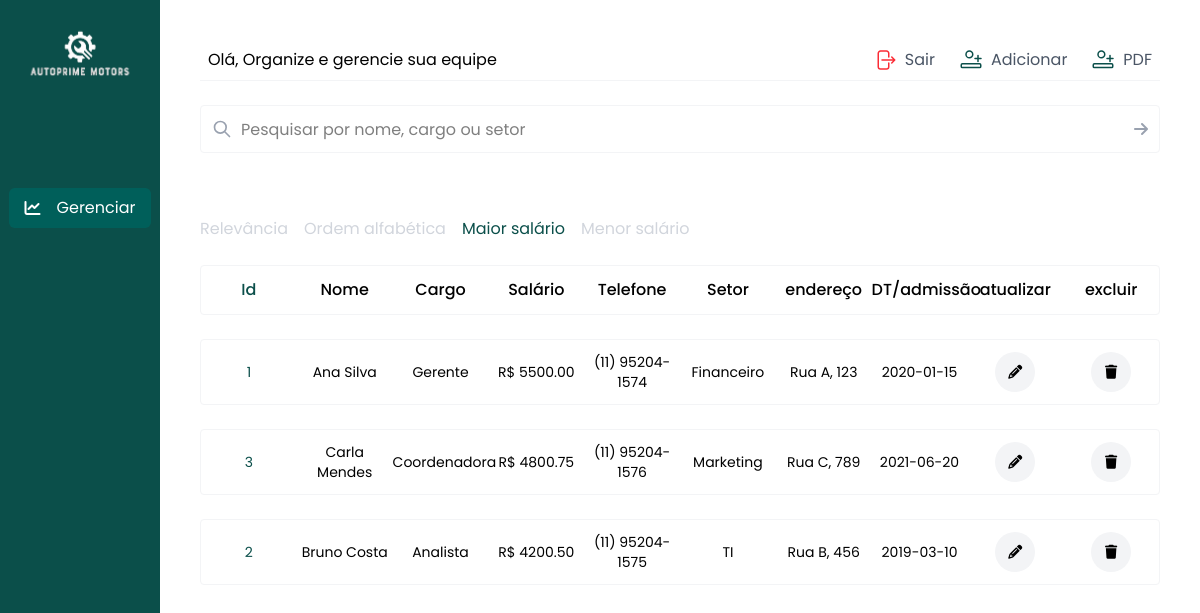
Page /resources/view/dashboard.php?order=high_salary (signed in) on the committed database.
### tables this page shows
CREATE TABLE IF NOT EXISTS  tb_employee(
    id INT AUTO_INCREMENT PRIMARY KEY,
    name VARCHAR(100) NOT NULL,
    cpf VARCHAR(14) NOT NULL,
    position VARCHAR(50) NOT NULL,
    sector VARCHAR(50) NOT NULL,
    admission_date DATE NOT NULL,
    wage DECIMAL(10,2) NOT NULL,
    address TEXT NOT NULL,
    telephone VARCHAR(15) NOT NULL,
    email VARCHAR(100) NOT NULL,
    photo VARCHAR(255) 
);

### app/controller/EmployeeController.php (called while the page is built, shortened)
<?php
require_once __DIR__ . '/../../database.php';
require_once __DIR__ . '/../model/Employee.php';
class EmployeeController
{
    private $conn;
    public function __construct($conn)
    {
        $this->conn = $conn;
    }
    public function allEmployees()
    {
        $employee = new Employee($this->conn);
        return $employee->allEmployees();
    }
}

### app/model/Employee.php (called while the page is built, shortened)
<?php
class Employee
{
    private $conn;
    public function __construct(
        $conn,
        $name = null,
        $cpf = null,
        $position = null,
        $sector = null,
        $admission_date = null,
        $wage = null,
        $address = null,
        $telephone = null,
        $email = null,
        $photo = null,
    ) {
        $this->conn = $conn;
    }
    public function allEmployees()
    {
        $stmt = $this->conn->prepare('SELECT * FROM tb_employee');
        $stmt->execute();
        return $stmt->fetchAll(\PDO::FETCH_ASSOC);
    }
}

### resources/view/dashboard.php (the view, shortened to what this page needs)
<?php
require '../../app/controller/EmployeeController.php';
$employeeController = new EmployeeController($conn);
$employees = $employeeController->allEmployees();
$orderArray = [
    ["id" => "relevance", "label" => "Relevância"],
    ["id" => "alphabetical", "label" => "Ordem alfabética"],
    ["id" => "high_salary", "label" => "Maior salário"],
    ["id" => "low_salary", "label" => "Menor salário"],
];
$currentOrder = isset($_GET['order']) ? $_GET['order'] : 'relevance';
switch ($currentOrder) {
    case 'high_salary':
        usort($employees, fn($a, $b) => $b['wage'] - $a['wage']);
        break;
}
$registros_por_pagina = 6;
$pagina = isset($_GET['pagina']) ? (int)$_GET['pagina'] : 1;
$pagina_atual = array_slice($employees, ($pagina - 1) * $registros_por_pagina, $registros_por_pagina);
?>
<!DOCTYPE html>
<html lang="pt-br">
<?php include '../../src/layout/layout.php'; ?>
<body style="font-family: 'Poppins', sans-serif;">
    <main class="flex  min-h-screen">
        <nav class="bg-teal-900 min-h-screen w-[15%] flex  flex-col items-center gap-10 justify-between">
            <section class="flex flex-col gap-4 ">
                <img src="../../public/images/dashboard/motors.png" alt="prime">
                <p class="box-border size 80  p-2 w-40 text-2xl"></p>
                <div class="flex flex-col gap-8 text-white text-base items-center">
                    <button class="flex items-center gap-4 cursor-pointer">
                    <button class="flex items-center gap-4 cursor-pointer bg-teal-800 px-4 py-2 rounded-md">
                        <i class="fa-solid fa-chart-line"></i>
                        <a>Gerenciar</a>
                    </button>
                </div>
            </section>
        </nav>
        <section class="flex-col flex gap-10 p-10 w-full  items-center relative">
            <div class="flex flex-col gap-6 items-center w-full max-w-[1500px]">
                <div class="flex justify-between w-full border-b border-[#F3F4F6] p-2 items-center">
                    <h1 class="text-base">Olá, Organize e gerencie sua equipe</h1>
                    <section class="flex gap-6 items-center">
                        <div class="flex gap-2 items-center">
                            <a href="../../app/controller/auth/LogoutController.php" class="flex items-center gap-2 text-gray-600 hover:text-teal-900">
                                Sair
                            </a>
                        </div>
                        <div class="flex gap-2 items-center">
                            <button type="button" id="openModal" class="flex items-center gap-2 text-gray-600 hover:text-teal-900  cursor-pointer  ">
                                Adicionar
                            </button>
                        </div>
                        <div class="flex gap-2 items-center">
                            <a href="../../app/controller/ReportController.php" type="button" class="flex items-center gap-2 text-gray-600 hover:text-teal-900  cursor-pointer  ">
                                PDF
                            </a>
                        </div>
                    </section>
                </div>
                <form
                    method="GET"
                    class="relative w-full ">
                    <div class="absolute inset-y-0 left-0 pl-3 flex items-center pointer-events-none ">
                        <svg xmlns="http://www.w3.org/2000/svg" class="h-5 w-5 text-gray-400" fill="none" viewBox="0 0 24 24" stroke="currentColor" stroke-width="2">
                            <path stroke-linecap="round" stroke-linejoin="round" d="M21 21l-6-6m2-5a7 7 0 11-14 0 7 7 0 0114 0z" />
                        </svg>
                    </div>
                    <input
                        name="search"
                        class="outline-none border border-[#F3F4F6] rounded-sm w-full h-12 pl-10 pr-12"
                        type="text" placeholder="Pesquisar por nome, cargo ou setor">
                    <button type="submit" class="absolute inset-y-0 right-0 pr-3 flex items-center cursor-pointer">
                        <i class="fa-solid fa-arrow-right text-gray-400"></i>
                    </button>
                </form>
                <div class="flex gap-4 w-full mt-10 justify-between items-center">
                    <div class="flex gap-4">
                        <?php foreach ($orderArray as $order): ?>
                            <a
                                href="?order=<?= $order['id'] ?>"
                                class="cursor-pointer hover:underline underline-offset-4 <?= $currentOrder === $order['id'] ? 'text-teal-900' : 'text-gray-300 ' ?> "><?= $order['label'] ?></a>
                        <?php endforeach; ?>
                    </div>
                </div>
                <div class="grid grid-cols-10 text-base py-3 w-full border border-[#F3F4F6] rounded-sm text-center ">
                    <p class="font-medium text-teal-900">Id</p>
                    <p class="font-medium">Nome</p>
                    <p class="font-medium">Cargo</p>
                    <p class="font-medium">Salário</p>
                    <p class="font-medium">Telefone</p>
                    <p class="font-medium">Setor</p>
                    <p class="font-medium">endereço</p>
                    <p class="font-medium">DT/admissão</p>
                    <p class="font-medium">atualizar</p>
                    <p class="font-medium">excluir</p>
                </div>
                <?php foreach ($pagina_atual as $emp): ?>
                    <div class="grid grid-cols-10 text-sm py-3 w-full border border-[#F3F4F6] rounded-sm text-center items-center ">
                        <p class="text-teal-900"><?= $emp['id'] ?></p>
                        <p><?= $emp['name'] ?></p>
                        <p><?= $emp['position'] ?></p>
                        <p>R$ <?= $emp['wage'] ?></p>
                        <p ><?= $emp['telephone'] ?></p>
                        <p><?= $emp['sector'] ?></p>
                        <p class="address"><?= $emp['address'] ?></p>
                        <p ><?= $emp['admission_date'] ?></p>
                        <button class="text-center flex items-center justify-center openModalUpdate ">
                            <a class="bg-[#F3F4F6] w-10 h-10 flex items-center justify-center rounded-full cursor-pointer hover:bg-teal-800  hover:text-white transition-all duration-400">
                                <p class="font-medium"><i class="fa-solid fa-pencil"></i></p>
                            </a>
                        </button>
                        <button class="text-center flex items-center justify-center">
                            <a href="../../routes/employeeRoutes.php?action=delete&id=<?= $emp['id'] ?>" class="bg-[#F3F4F6] w-10 h-10 flex items-center justify-center rounded-full cursor-pointer hover:bg-teal-800  hover:text-white transition-all duration-400">
                                <p class="font-medium"><i class="fa-solid fa-trash "></i></p>
                            </a>
                        </button>
                    </div>
                <?php endforeach; ?>
            </div>
        </section>
</body>
</html>

### rows in the picture
tb_employee: id "1", name "Ana Silva", position "Gerente", wage "5500.00", telephone "(11) 95204-1574", sector "Financeiro", address "Rua A, 123", admission_date "2020-01-15"
tb_employee: id "3", name "Carla Mendes", position "Coordenadora", wage "4800.75", telephone "(11) 95204-1576", sector "Marketing", address "Rua C, 789", admission_date "2021-06-20"
tb_employee: id "2", name "Bruno Costa", position "Analista", wage "4200.50", telephone "(11) 95204-1575", sector "TI", address "Rua B, 456", admission_date "2019-03-10"

### other values in the picture
$order['label'] "Relevância"
$order['label'] "Ordem alfabética"
$order['label'] "Maior salário"
$order['label'] "Menor salário"
